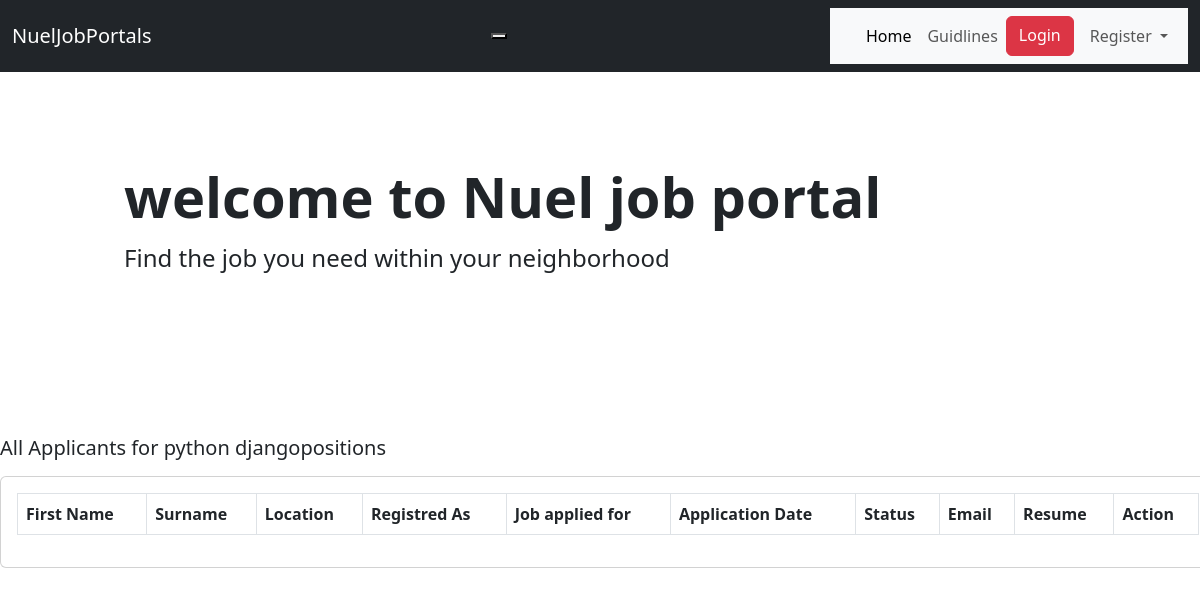
The app's page /all-applicants/1/, older data.
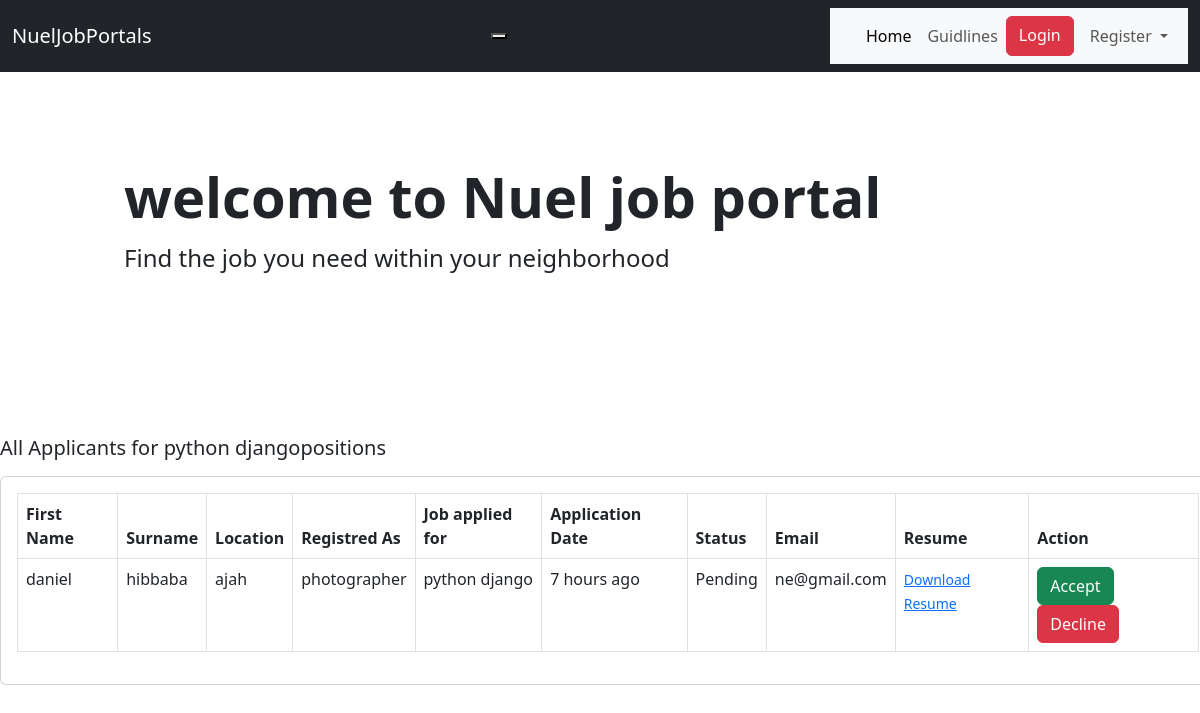
The same page, newer data.
### job/models.py (models this page shows, shortened)
class ApplyJob(models.Model):
   status_choices=(
      ('Accepted','Accepted'),
      ('Declined','Declined'),
      ('Pending','Pending')
      )
   user = models.ForeignKey(User, on_delete=models.CASCADE)
   job = models.ForeignKey(AvailableJobs, on_delete=models.CASCADE)
   timestamp =models.DateTimeField(auto_now_add=True)
   status = models.CharField(max_length=20, choices=status_choices)

class AvailableJobs(models.Model):
   job_type_choices=(
      ('Remote','Remote'),
      ('Onsite','Onsite'),
      ('Hybrid','Hybrid')
   )
   user = models.ForeignKey(User, on_delete=models.CASCADE)
   employers = models.ForeignKey(Employers, on_delete=models.CASCADE)
   title = models.CharField(max_length=200)
   city = models.CharField(max_length=200)
   location = models.ForeignKey(Location, on_delete=models.CASCADE,blank=True,null=True)
   salary = models.PositiveIntegerField(default=35000)
   requirements = models.TextField()
   ideal_candidate =models.TextField()
   is_available =models.BooleanField(default=True)
   date_created = models.DateField(auto_now_add = True, null=True, blank=True)
   created_on = models.DateTimeField(auto_now_add = True, null=True, blank=True)
   industry = models.ForeignKey(Industry, on_delete=models.CASCADE,blank=True,null=True)
   job_type= models.CharField(max_length=200,choices=job_type_choices,null=True,blank=True)
   class Meta:
      verbose_name_plural='AvailableJobs'
      ordering = ['-date_created']

### account/models.py (models this page shows)
class User(AbstractUser):
    email =models.EmailField(unique=True)
    is_recruiter =models.BooleanField(default=False)
    is_applicant =models.BooleanField(default=False)
    is_resume =models.BooleanField(default=False)
    is_company =models.BooleanField(default=False)

### resume/models.py (models this page shows, shortened)
class Resume(models.Model):
   user = models.OneToOneField(User, on_delete=models.CASCADE)
   img = CloudinaryField(blank=True,null=True)
   first_name = models.CharField(max_length=200)
   surname = models.CharField(max_length=200)
   location = models.CharField(max_length=200)
   job_title = models.CharField(max_length=200)
   upload_resume =models.FileField(upload_to='resume',null=True, blank=True)
   date_created = models.DateField(auto_now_add = True, null=True, blank=True)
   class Meta:
      verbose_name_plural='Resume'
      ordering = ['-date_created']

### products/views.py (the view)
# urls.py: path('all-applicants/<int:pk>/', views.all_applicants, name='all-applicants'),
def all_applicants(request,pk):
    job =AvailableJobs.objects.get(pk=pk)
    applicants =job.applyjob_set.all()
    context={'job':job, 'applicants':applicants}
    return render(request,'jobs/all_applicants.html',context)

### templates/jobs/all_applicants.html (shortened to what this page needs)
{% extends 'layouts/base.html' %}
{% load widget_tweaks %}
{% load humanize %}
{% block content %}
<h5 class="card-title mb-3">All Applicants for {{ job.title }}positions</h5>
<div class="card mx-auto" style="width: 76rem;">
    <div class="card-body">
        <table class="table table-bordered">
            <thead>
                <tr>
                    <th>First Name</th>
                    <th>
                       Surname
                    </th>
                    <th>Location</th>
                    <th>
                        Registred As
                    </th>
                    <th>
                       Job applied for
                    </th>
                    <th>Application Date</th>
                    <th>Status </th>
                    <th>Email </th>
                    <th>
                       Resume
                    </th>
                    <th>Action</th>
                </tr>
            </thead>
            <tbody>
                {% for apply in applicants %}
                <tr>
                    <td>{{ apply.user.resume.first_name }}</td>
                    <td>{{ apply.user.resume.surname }}</td>
                    <td>{{ apply.user.resume.location }}</td>
                    <td>{{ apply.user.resume.job_title }}</td>
                    <td>{{ apply.job.title }}</td>
                    <td>{{ apply.timestamp|naturaltime }}</td>
                    <td>{{ apply.status}}</td>
                    <td>{{ apply.user}}</td>
                    <td><a target="_blank" href="{{ apply.user.resume.upload_resume.url }}"><small>Download Resume</small></a></td>
                    {% if apply.status == "Accepted" %}
                     <td><button class="btn btn-success">Accepted</button></td>
                    {% elif apply.status == "Declined" %}
                    <td><button class="btn btn-danger">Rejected</button></td>
                    {% else %}
                    <td><a href="{% url 'products:accepted' apply.pk %}" class="btn btn-success" type="submit">Accept</a> <a href="{% url 'products:declined' apply.pk %}" class="btn btn-danger" type="submit">Decline</a></td>
                   {% endif %}
                </tr>
                {% endfor %}
            </tbody>
        </table>
    </div>
</div>
{% endblock %}

Row changes from the older to the newer data that the page shows:
added ApplyJob: user.resume.first_name "daniel", user.resume.surname "hibbaba", user.resume.location "ajah", user.resume.job_title "photographer", job "python django", timestamp "7 hours ago", status "Pending", user "ne@gmail.com", shows "Accept"
